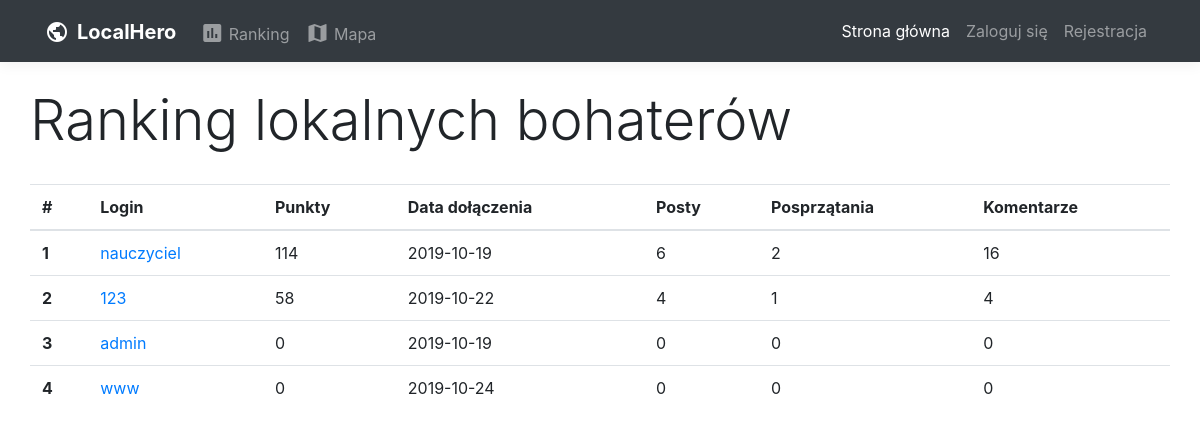
Page /index.php?page=ranking on the earlier database version.
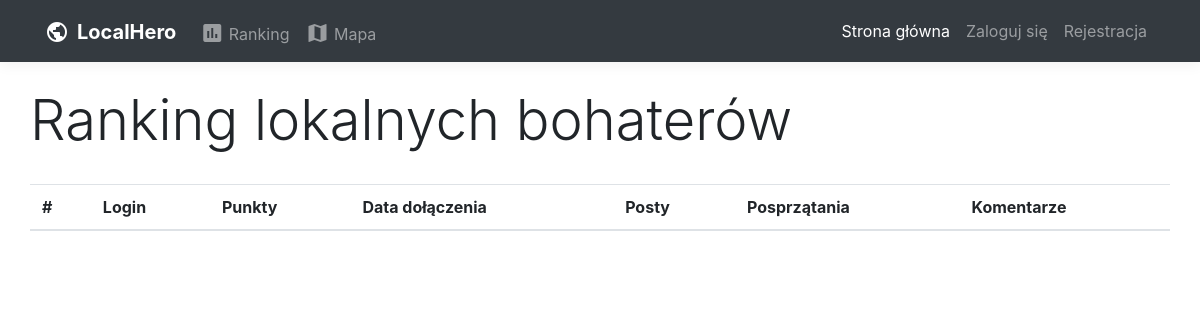
Same page on the later database version.
### tables this page shows
CREATE TABLE IF NOT EXISTS `user` (
  `id` int(11) NOT NULL AUTO_INCREMENT,
  `login` varchar(100) NOT NULL,
  `password` varchar(64) NOT NULL,
  `e_mail` varchar(100) NOT NULL,
  `date` date NOT NULL,
  `moderator` tinyint(1) NOT NULL DEFAULT '0',
  `status` tinyint(1) NOT NULL,
  PRIMARY KEY (`id`)
);

### admin/checking_login.php (called while the page is built, shortened)
<?php
if(isset($_SESSION['signed_in']) && isset($_SESSION['user_id']) && isset($_SESSION['user_login']) && isset($_SESSION['user_mod'])
&& $_SESSION['signed_in'] = true)
{
    $signed_in = true;
    $user_id = $_SESSION['user_id'];
    $user_login = $_SESSION['user_login'];
    $user_mod = $_SESSION['user_mod'];
}
else
{
    $signed_in = false;
}
?>

### classes.php (called while the page is built, shortened)
<?php
include_once('classes/DBConnect.php');
function classesAutoLoader($className)
{
	if(file_exists('classes/'.$className.'.php'))
	{
		return true;
	}
	else
	{
		return false;
	}
}
?>

### classes/user.php (called while the page is built, shortened)
<?php
class User extends DBConnect
{
    public function getRanking()
    {
        try
        {
            $stmt = $this -> connection -> query('SELECT user.id, user.login, user.date,
            (SELECT COUNT(post.id_user) FROM post WHERE post.id_user = user.id AND post.status="approved") AS posts,
            (SELECT COUNT(cleaned_up.id_user) FROM cleaned_up WHERE cleaned_up.id_user = user.id AND cleaned_up.status="approved") AS cleaned_up,
            (SELECT COUNT(comment.id_user) FROM comment WHERE comment.id_user = user.id AND comment.status=1) AS comments,
            ((SELECT COUNT(post.id_user) FROM post WHERE post.id_user = user.id AND post.status="approved") * 10
            + (SELECT COUNT(cleaned_up.id_user) FROM cleaned_up WHERE cleaned_up.id_user = user.id AND cleaned_up.status="approved") * 10
            + (SELECT COUNT(comment.id_user) FROM comment WHERE comment.id_user = user.id AND comment.status=1)*2
            + (SELECT COUNT(IF(post_reaction.reaction = 1, 1, NULL)) FROM post_reaction, post WHERE post.id_user = user.id AND post.id = post_reaction.id_post AND post.status="approved")
            - (SELECT COUNT(IF(post_reaction.reaction = 0, 1, NULL)) FROM post_reaction, post WHERE post.id_user = user.id AND post.id = post_reaction.id_post AND post.status="approved")
            )
            AS points
            FROM user WHERE user.status=1 ORDER BY points DESC LIMIT 0,100');
            $this -> resultGetRanking = true;
        }
        catch(PDOException $e)
		{
			$this -> resultGetRanking = false;
		}
    }
}
?>

### classes/DBConnect.php (called while the page is built, shortened)
<?php
class DBConnect
{
	private $name_user_db = 'root';
	private $password_user_db = '';
	private $host = '127.0.0.1';
	private $db_name = 'localhero';
	private static $connectionGlobal = false;
	public function __construct()
	{
			if(DBConnect::$connectionGlobal === false)
			{
				try
				{
					DBConnect::$connectionGlobal = new PDO('mysql:host='.$this->host.';dbname='.$this->db_name.';charset=utf8',$this->name_user_db,$this->password_user_db);
				}
				catch(PDOException $e)
				{
					DBConnect::$resultConnectionGlobal = false;
				}
			}
			$this->connection = DBConnect::$connectionGlobal;
	}
}
?>

### modules/ranking.php (the view, shortened to what this page needs)
<?php
$user = new User();
if($user -> resultConnection)
{
    $user -> getRanking();
    if($user -> resultGetRanking)
    {
        $error = -1;
    }
}
switch($error)
{
    case -1:
        echo '
        <div class="container">
          <div class="row">
        <h2 class="text-center display-4" style="margin-top:25px; margin-bottom:30px">Ranking lokalnych bohaterów</h2>
        <table class="table table-hover">
            <thead>
            <tr>
                <th scope="col">#</th>
                <th scope="col">Login</th>
                <th scope="col">Punkty</th>
                <th scope="col">Data dołączenia</th>
                <th scope="col">Posty</th>
                <th scope="col">Posprzątania</th>
                <th scope="col">Komentarze</th>
            </tr>
            </thead>
            <tbody>';
            $i = 1;
            foreach($user -> ranking as $row)
            {
                echo '
                <tr>
                    <th scope="row">'.$i.'</th>
                    <td>
                        <a href="index.php?page=view_user&user_id='.$row['id'].'">'.$row['login'].'</a>
                    </td>
                    <td>'.$row['points'].'</td>
                    <td>'.$row['date'].'</td>
                    <td>'.$row['posts'].'</td>
                    <td>'.$row['cleaned_up'].'</td>
                    <td>'.$row['comments'].'</td>
                </tr>';
                $i++;
            }
        echo '
        </tbody>
        </table>
        </div>
        </div>';
}
?>

### head.php (shortened to what this page needs)
<html>
  <head>
      <link rel="stylesheet" href="https://stackpath.bootstrapcdn.com/bootstrap/4.3.1/css/bootstrap.min.css">
      <link rel="stylesheet" href="https://cdn.jsdelivr.net/gh/fancyapps/fancybox@3.5.7/dist/jquery.fancybox.min.css">
      <link rel="stylesheet" href="assets/css/main.css">
  </head>
  <body onload="initMap()">

### header.php (shortened to what this page needs)
<?php
include_once('head.php');
$active = array("","","");
if(isset($_GET['page'])){
    switch($_GET['page']) {
        default:
            $active[0] = "active";
            break;
    }
} else $active[0] = "active";
?>
        <nav class="navbar navbar-expand-md navbar-dark bg-dark box-shadow">
            <div class="container"><a class="navbar-brand" href="index.php"><i id="navbar-logo" class="material-icons mr-2"></i><strong>LocalHero</strong></a>
                <div class="collapse navbar-collapse" id="navcol-1">
                    <?php if(!$signed_in): ?>
                        <ul class="nav navbar-nav">
                            <li class="nav-item"><a class="nav-link" href="index.php?page=ranking"><i class="material-icons">poll</i> Ranking</a></li>
                            <li class="nav-item"><a class="nav-link" href="index.php?page=map"><i class="material-icons">map</i> Mapa</a></li>
                        </ul>
                        <ul class="nav navbar-nav ml-auto">
                            <li class="nav-item" role="presentation"><a class="nav-link <?php echo $active[0];?>" href="index.php">Strona główna</a></li>
                            <li class="nav-item" role="presentation"><a class="nav-link <?php echo $active[1];?>" href="index.php?page=sign_in">Zaloguj się</a></li>
                            <li class="nav-item" role="presentation"><a class="nav-link <?php echo $active[2];?>" href="index.php?page=registration">Rejestracja</a></li>
                        </ul>
                    <?php endif; ?>
                </div>
            </div>
        </nav>

### index.php (shortened to what this page needs)
<?php
include_once('classes.php');
include_once('admin/checking_login.php');
include_once('header.php');
$path = 'modules';
if(isset($_REQUEST['page']))
{
    if(file_exists($path.'/'.$_REQUEST['page'].'.php'))
    {
        include($path.'/'.$_REQUEST['page'].'.php');
    }
    else
    {
        include_once($path.'/404.php');
    }
}
else
{
    include($path.'/main_page.php');
}
include('footer.php');
?>

### footer.php (shortened to what this page needs)
    </body>
</html>

### assets/css/main.css (style rules this page uses)
.navbar i { position: relative; top:5px; }
:root { --jumbotron-padding-y: 3rem; }
.box-shadow { box-shadow: 0 .25rem .75rem rgba(0, 0, 0, .05); }

Differences in the rows shown:
removed user: login "nauczyciel", points "114", date "2019-10-19", posts "6", cleaned_up "2", comments "16"
removed user: login "123", points "58", date "2019-10-22", posts "4", cleaned_up "1", comments "4"
removed user: login "admin", points "0", date "2019-10-19", posts "0", cleaned_up "0", comments "0"
removed user: login "www", points "0", date "2019-10-24", posts "0", cleaned_up "0", comments "0"
